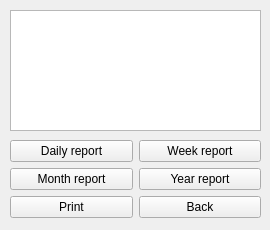
<?xml version="1.0" encoding="UTF-8"?>
<ui version="4.0">
 <class>MainWindowAdmin</class>
 <widget class="QMainWindow" name="MainWindowAdmin">
  <property name="geometry">
   <rect>
    <x>0</x>
    <y>0</y>
    <width>270</width>
    <height>230</height>
   </rect>
  </property>
  <property name="windowTitle">
   <string>Administrator Menu</string>
  </property>
  <widget class="QWidget" name="centralwidget">
   <widget class="QWidget" name="gridLayoutWidget">
    <property name="geometry">
     <rect>
      <x>10</x>
      <y>140</y>
      <width>251</width>
      <height>80</height>
     </rect>
    </property>
    <layout class="QGridLayout" name="gridLayout">
     <item row="1" column="0">
      <widget class="QPushButton" name="ButtonMonth">
       <property name="text">
        <string>Month report</string>
       </property>
      </widget>
     </item>
     <item row="0" column="1">
      <widget class="QPushButton" name="ButtonWeek">
       <property name="text">
        <string>Week report</string>
       </property>
      </widget>
     </item>
     <item row="1" column="1">
      <widget class="QPushButton" name="ButtonYear">
       <property name="text">
        <string>Year report</string>
       </property>
      </widget>
     </item>
     <item row="0" column="0">
      <widget class="QPushButton" name="ButtonDaily">
       <property name="text">
        <string>Daily report</string>
       </property>
      </widget>
     </item>
     <item row="2" column="1">
      <widget class="QPushButton" name="ButtonBack">
       <property name="text">
        <string>Back</string>
       </property>
      </widget>
     </item>
     <item row="2" column="0">
      <widget class="QPushButton" name="ButtonPrint">
       <property name="text">
        <string>Print</string>
       </property>
      </widget>
     </item>
    </layout>
   </widget>
   <widget class="QTextBrowser" name="textBrowser">
    <property name="geometry">
     <rect>
      <x>10</x>
      <y>10</y>
      <width>251</width>
      <height>121</height>
     </rect>
    </property>
   </widget>
  </widget>
 </widget>
 <resources/>
 <connections/>
</ui>
